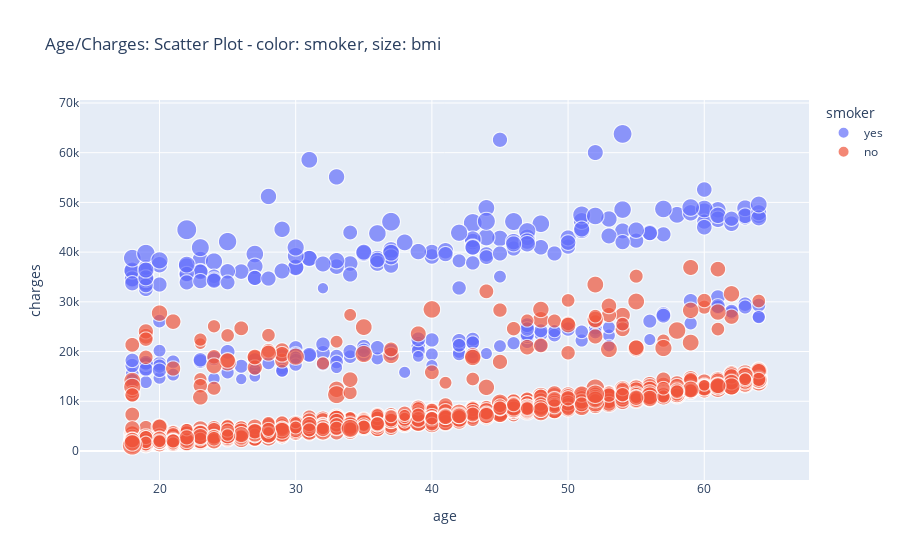

Source (notebook cell):
### Code cell
#smoking is very bad for you - i am quitting.
fig = px.scatter(df, x="age", y="charges", color="smoker", size = "bmi", title = "Age/Charges: Scatter Plot - color: smoker, size: bmi")
fig.show()

### Figure 1 — Plotly figure (JSON) as saved in the notebook; plotly's stock layout.template omitted (floating-point values rounded to 4 significant figures; data arrays with more than 128 entries replaced by an {"elided": "..."} marker saying what was removed)
{"data": [{"hovertemplate": "smoker=yes<br>age=%{x}<br>charges=%{y}<br>bmi=%{marker.size}<extra></extra>", "legendgroup": "yes", "marker": {"color": "#636efa", "size": {"elided": "274 float values"}, "sizemode": "area", "sizeref": 0.1328, "symbol": "circle"}, "mode": "markers", "name": "yes", "showlegend": true, "type": "scattergl", "x": {"elided": "274 int values"}, "xaxis": "x", "y": {"elided": "274 float values"}, "yaxis": "y"}, {"hovertemplate": "smoker=no<br>age=%{x}<br>charges=%{y}<br>bmi=%{marker.size}<extra></extra>", "legendgroup": "no", "marker": {"color": "#EF553B", "size": {"elided": "1064 float values"}, "sizemode": "area", "sizeref": 0.1328, "symbol": "circle"}, "mode": "markers", "name": "no", "showlegend": true, "type": "scattergl", "x": {"elided": "1064 int values"}, "xaxis": "x", "y": {"elided": "1064 float values"}, "yaxis": "y"}], "layout": {"legend": {"itemsizing": "constant", "title": {"text": "smoker"}, "tracegroupgap": 0}, "title": {"text": "Age/Charges: Scatter Plot - color: smoker, size: bmi"}, "xaxis": {"anchor": "y", "domain": [0, 1], "title": {"text": "age"}}, "yaxis": {"anchor": "x", "domain": [0, 1], "title": {"text": "charges"}}}}
